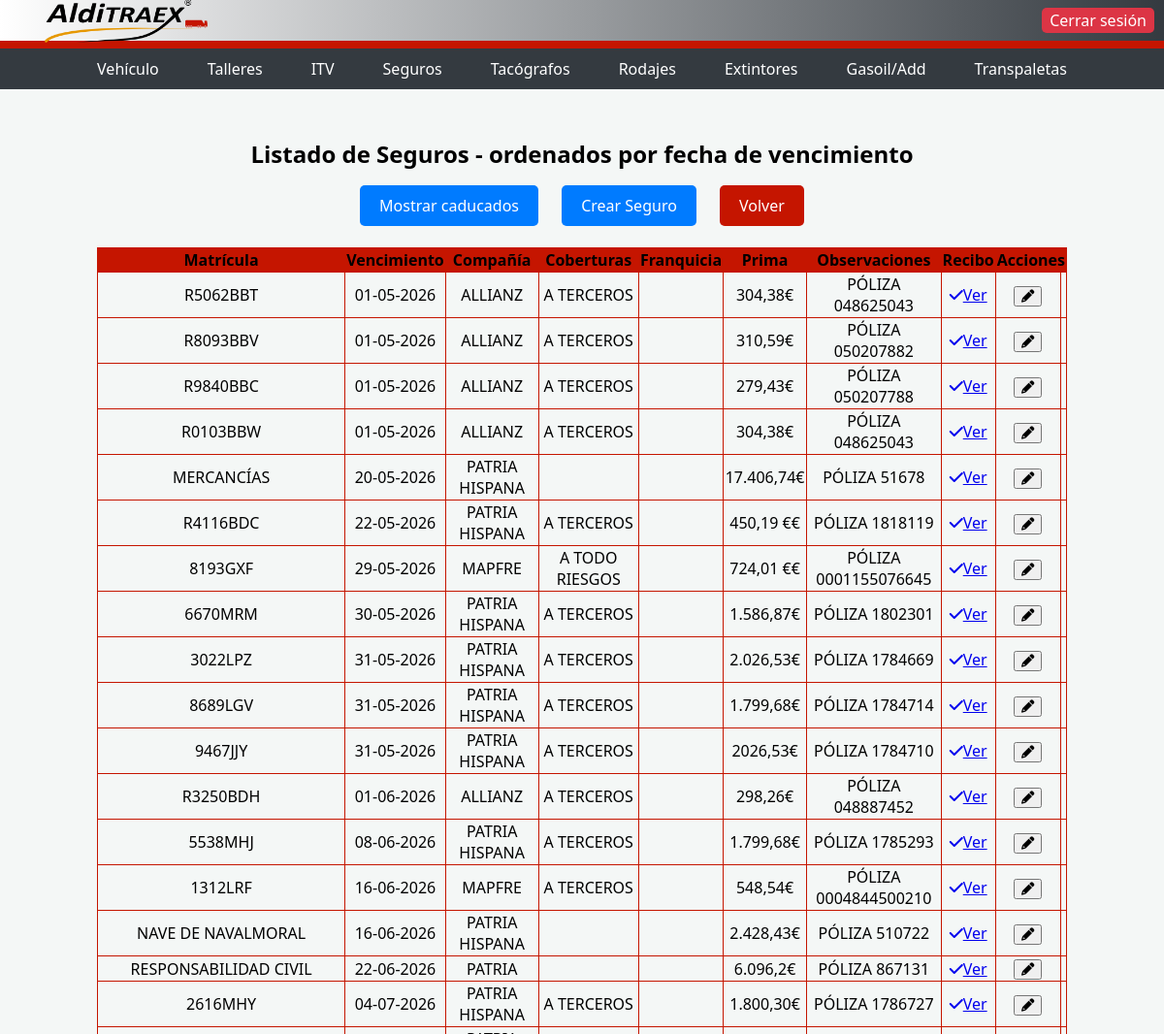
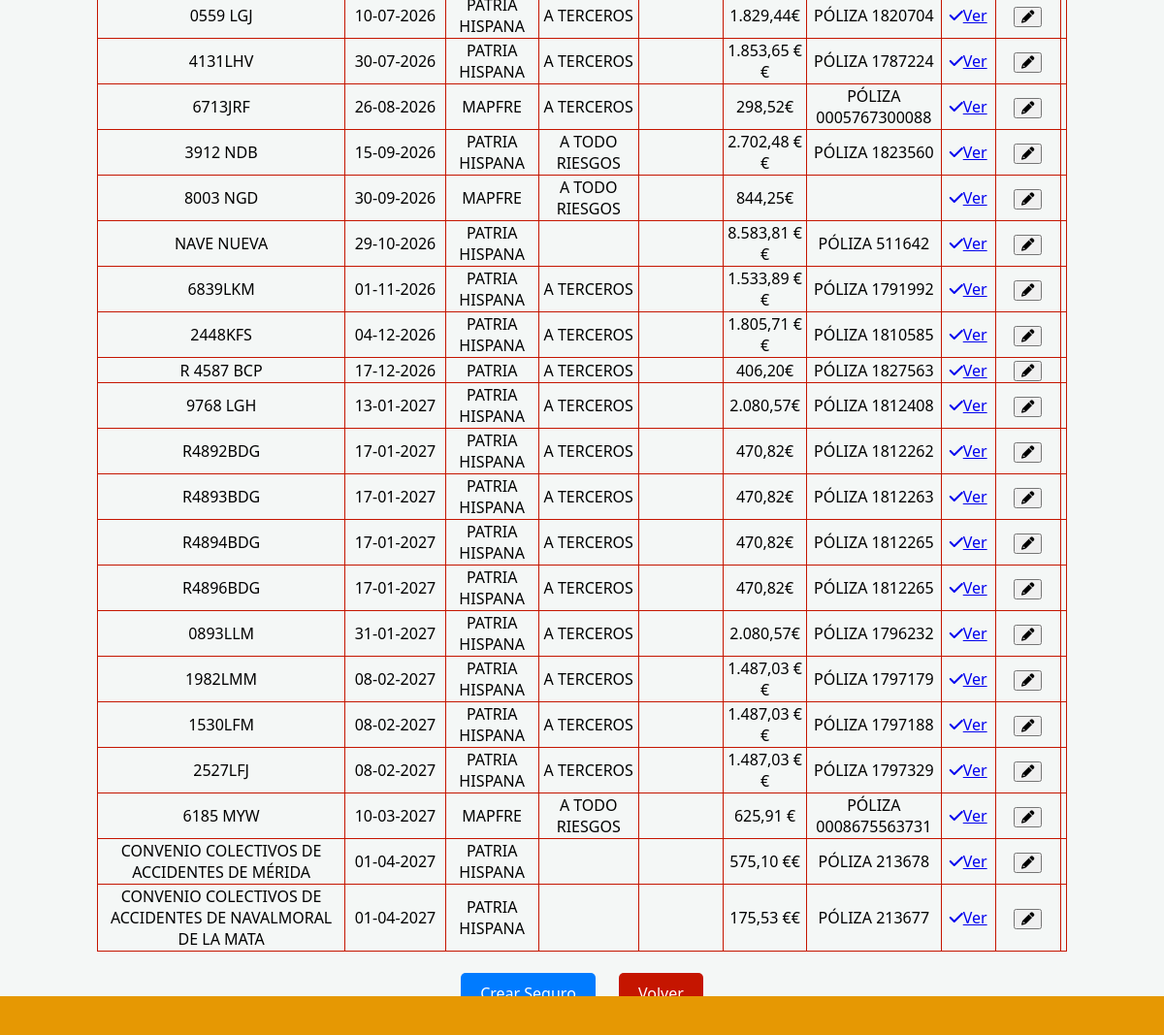
/seguros_todos, run on the app's committed database (2 pictures, top to bottom).
### models.py (models this page shows, shortened)
class Seguro(db.Base):
    __tablename__ = "seguro"
    id = Column(Integer, primary_key=True)
    matricula = Column(String(200), ForeignKey('vehiculo.matricula'),nullable=False )
    venc_seguro = Column(DateTime, nullable=False)
    cia_seguro = Column(String(200), nullable=False)
    cob_seguro = Column(String(200))
    obs_seguro = Column(String(200))
    fra_seguro = Column(String(200))
    pri_seguro = Column(String(200))
    nombre_doc = Column(String(200))
    activo = Column(Boolean, default=False)

### seguros/seguros.py (the view)
    @app.route('/seguros_todos')
    def lista_seguros_todos():
        todos_seguros = db.session.query(Seguro).order_by(Seguro.venc_seguro.asc()).all()
        return render_template('seguros.html', lista_seguros=todos_seguros)

### db.py (called while the page is built, shortened)
@event.listens_for(engine, "connect")
def _sqlite_varios_procesos(dbapi_connection, connection_record):
    cursor = dbapi_connection.cursor()
    cursor.execute("PRAGMA journal_mode=WAL")
    cursor.fetchone()
    cursor.execute("PRAGMA busy_timeout=30000")
    cursor.close()

def close_session(error=None):
    if not has_request_context():
        return

    def __getattr__(self, name):
        if has_request_context():
            if 'db_session' not in g:
                g.db_session = Session()
                logger.info("Nueva sesion de BD creada para el request")
            return getattr(g.db_session, name)
        temp_session = Session()
        try:
            return getattr(temp_session, name)
        finally:
            temp_session.close()

### main.py (called while the page is built, shortened)
@app.before_request
def aplicar_permisos_usuario():
    if not current_user.is_authenticated:
        return None

### templates/seguros.html (shortened to what this page needs)
<!DOCTYPE html>
<html lang="es">
<head>
    <link rel="stylesheet" href="https://unpkg.com/swiper/swiper-bundle.min.css" />
    <link rel="stylesheet" href="https://cdnjs.cloudflare.com/ajax/libs/font-awesome/6.0.0-beta3/css/all.min.css">
    <link rel="stylesheet" href="{{ url_for('static', filename='main.css') }}">
</head>
<body>
    <div class="top-bar">
        <img src="{{ url_for('static', filename='logo.png') }}" alt="Logo de la empresa">
        <a href="/logout" class="top-button">Cerrar sesión</a>
    </div>
    <div class="nav-bar">
        <a href="/vehiculos">Vehículo</a>
        <a href="/talleres">Talleres</a>
        <a href="/itv">ITV</a>
        <a href="/seguros">Seguros</a>
        <a href="/tacografos">Tacógrafos</a>
        <a href="/rodajes">Rodajes</a>
        <a href="/extintores">Extintores</a>
        <a href="/selector">Gasoil/Add</a>
        <a href="/transpaletas">Transpaletas</a>
    </div>
    <div class="container">
        <h1>Listado de Seguros - ordenados por fecha de vencimiento</h1>
        <a class="button" href="/seguros_todos">Mostrar caducados</a>
        <a class="button" href="/formulario_seguro">Crear Seguro</a>
        <a class="button_red" href="/index">Volver</a>
        <table>
            <thead>
                <tr>
                    <th>Matrícula</th>
                    <th>Vencimiento</th>
                    <th>Compañía</th>
                    <th>Coberturas</th>
                    <th>Franquicia</th>
                    <th>Prima</th>
                    <th>Observaciones</th>
                    <th>Recibo</th>
                    <th colspan="2">Acciones</th>
                </tr>
            </thead>
            <tbody>
            {% for seguro in lista_seguros %}
                <tr class="{% if not seguro.activo %}no_activo{% endif %}">
                    <td>{{ seguro.matricula }}</td>
                    <td>{{ seguro.venc_seguro.strftime('%d-%m-%Y') }}</td>
                    <td>{{ seguro.cia_seguro }}</td>
                    <td title="{{ seguro.cob_seguro|e }}">{{ seguro.cob_seguro }}</td>
                    <td>{{ seguro.fra_seguro }}</td>
                    <td>{{ seguro.pri_seguro }}€</td>
                    <td title="{{ seguro.obs_seguro|e }}">{{ seguro.obs_seguro }}</td>
                    {% if not seguro.nombre_doc %}
                    <td>
                        <form action="/subir_doc" method="POST" enctype="multipart/form-data">
                            <input type="file" name="documento" accept=".pdf, .doc, .docx">
                            <input type="hidden" name="matricula" value="{{ seguro.matricula }}">
                            <input type="hidden" name="id" value="{{ seguro.id }}">
                            <input type="hidden" name="clase" value="Seguro">
                            <input type="submit" value="Adjuntar">
                        </form>
                    </td>
                    {% else %}
                    <td><a href="{{ url_for('ver_documento_vehiculo', filename=seguro.nombre_doc) }}" target="_blank"><i class="fas fa-check verde"></i>Ver</a></td>
                    {% endif %}
                    <td><a href="form_editar_seguro/{{ seguro.id }}" target="_blank">
                        <button type="submit" class="boton-editar"><i class="fas fa-pencil"></i></button>
                    </a></td>
                    {% if current_user.username == "jmurillo" or current_user.username == "javimurillo" %}
                    <td>
                        <form action="/borrar_seguro/{{ seguro.id }}" method="POST">
                            <input type="hidden" name="id" value="{{ seguro.id }}">
                            <input type="hidden" name="clase" value="Seguro">
                            <button type="submit" class="boton-borrar"><i class="fas fa-trash-alt"></i></button>
                        </form>
                    </td>
                    {% else %}
                    <td></td>
                    {% endif %}
                </tr>
            {% endfor %}
            </tbody>
        </table>
        <br>
        <a class="button" href="/formulario_seguro">Crear Seguro</a>
        <a class="button_red" href="/index">Volver</a>
    </div>
    <footer>
        <div class="banda-roja"></div>
    </footer>
</body>
</html>

### static/main.css (style rules this page uses)
body { font-family: Arial, sans-serif; margin: 0; padding: 0; background-color: white; width: 100%; height: 50vh; height: 100vh; }
.top-bar { background-color: white; height: 140px; width: 100%; display: flex; justify-content: center; align-items: center; border-bottom: 8px solid #c51500; }
.top-button { position: absolute; top: 100; right: 0; margin: 10px; }
.container { text-align: center; margin-top: 50px; justify-content: center; }
img { width: 400px; height: 120px; }
h1 { margin-top: 20px; font-size: 24px; }
.button { display: inline-block; padding: 10px 20px; margin: 0 10px; background-color: #007bff; color: #fff; text-decoration: none; border-radius: 5px; }
.button_red { display: inline-block; padding: 10px 20px; margin: 0 10px; background-color: #c51500; color: #fff; text-decoration: none; border-radius: 5px; }
tbody { text-align: center; margin-top: 50px; justify-content: center; }
table { text-align: center; margin-top: 50px; justify-content: center; margin: 0 auto; border: 1px solid black; border-collapse: collapse; width: 1000px }
td { text-align: center; margin-top: 50px; justify-content: center; margin: 10 auto; border: 1px solid black; border-collapse: collapse; margin-left: 10px; }
th { text-align: center; margin-top: 50px; justify-content: center; margin: 10 auto; border: 1px solid black; border-collapse: collapse; background-color: #c51500; }
.banda-roja { background-color: #e69803; color: white; padding: 20px; text-align: center; position: fixed; bottom: 0; left: 0; width: 100%; }
td, th { border: 1px solid #c51500; }

### templates/seguros.html (style rules this page uses)
body { font-family: 'Segoe UI', Tahoma, Geneva, Verdana, sans-serif; background-color: #f4f7f6; margin: 0; padding: 0; }
.top-bar { display: flex; justify-content: space-between; align-items: center; padding: 2px 30px; background: linear-gradient(to right, #ffffff, #343a40); color: white; height: 50px; box-sizing: border-box; }
.top-bar img { width: 200px; height: 45px; object-fit: contain; }
.top-button { padding: 2px 8px; background-color: #dc3545; color: white; text-decoration: none; border-radius: 5px; transition: background-color 0.3s; }
.nav-bar { background-color: #343a40; padding: 5px 30px; display: flex; justify-content: center; gap: 20px; }
.nav-bar a { color: white; text-decoration: none; font-size: 16px; padding: 5px 15px; border-radius: 5px; transition: background-color 0.3s; }

### data on the page
Seguro: matricula "R5062BBT", venc_seguro "01-05-2026", cia_seguro "ALLIANZ", cob_seguro "A TERCEROS", pri_seguro "304,38", obs_seguro "PÓLIZA 048625043"
Seguro: matricula "R8093BBV", venc_seguro "01-05-2026", cia_seguro "ALLIANZ", cob_seguro "A TERCEROS", pri_seguro "310,59", obs_seguro "PÓLIZA 050207882"
Seguro: matricula "R9840BBC", venc_seguro "01-05-2026", cia_seguro "ALLIANZ", cob_seguro "A TERCEROS", pri_seguro "279,43", obs_seguro "PÓLIZA 050207788"
Seguro: matricula "R0103BBW", venc_seguro "01-05-2026", cia_seguro "ALLIANZ", cob_seguro "A TERCEROS", pri_seguro "304,38", obs_seguro "PÓLIZA 048625043"
Seguro: matricula "MERCANCÍAS", venc_seguro "20-05-2026", cia_seguro "PATRIA HISPANA", pri_seguro "17.406,74", obs_seguro "PÓLIZA 51678"
Seguro: matricula "R4116BDC", venc_seguro "22-05-2026", cia_seguro "PATRIA HISPANA", cob_seguro "A TERCEROS", pri_seguro "450,19 €", obs_seguro "PÓLIZA 1818119"
Seguro: matricula "8193GXF", venc_seguro "29-05-2026", cia_seguro "MAPFRE", cob_seguro "A TODO RIESGOS", pri_seguro "724,01 €", obs_seguro "PÓLIZA 0001155076645"
Seguro: matricula "6670MRM", venc_seguro "30-05-2026", cia_seguro "PATRIA HISPANA", cob_seguro "A TERCEROS", pri_seguro "1.586,87", obs_seguro "PÓLIZA 1802301"
Seguro: matricula "3022LPZ", venc_seguro "31-05-2026", cia_seguro "PATRIA HISPANA", cob_seguro "A TERCEROS", pri_seguro "2.026,53", obs_seguro "PÓLIZA 1784669"
Seguro: matricula "8689LGV", venc_seguro "31-05-2026", cia_seguro "PATRIA HISPANA", cob_seguro "A TERCEROS", pri_seguro "1.799,68", obs_seguro "PÓLIZA 1784714"
Seguro: matricula "9467JJY", venc_seguro "31-05-2026", cia_seguro "PATRIA HISPANA", cob_seguro "A TERCEROS", pri_seguro "2026,53", obs_seguro "PÓLIZA 1784710"
Seguro: matricula "R3250BDH", venc_seguro "01-06-2026", cia_seguro "ALLIANZ", cob_seguro "A TERCEROS", pri_seguro "298,26", obs_seguro "PÓLIZA 048887452"
Seguro: matricula "5538MHJ", venc_seguro "08-06-2026", cia_seguro "PATRIA HISPANA", cob_seguro "A TERCEROS", pri_seguro "1.799,68", obs_seguro "PÓLIZA 1785293"
Seguro: matricula "1312LRF", venc_seguro "16-06-2026", cia_seguro "MAPFRE", cob_seguro "A TERCEROS", pri_seguro "548,54", obs_seguro "PÓLIZA 0004844500210"
Seguro: matricula "NAVE DE NAVALMORAL", venc_seguro "16-06-2026", cia_seguro "PATRIA HISPANA", pri_seguro "2.428,43", obs_seguro "PÓLIZA 510722"
Seguro: matricula "RESPONSABILIDAD CIVIL", venc_seguro "22-06-2026", cia_seguro "PATRIA", pri_seguro "6.096,2", obs_seguro "PÓLIZA 867131"
Seguro: matricula "2616MHY", venc_seguro "04-07-2026", cia_seguro "PATRIA HISPANA", cob_seguro "A TERCEROS", pri_seguro "1.800,30", obs_seguro "PÓLIZA 1786727"
Seguro: matricula "0559 LGJ", venc_seguro "10-07-2026", cia_seguro "PATRIA HISPANA", cob_seguro "A TERCEROS", pri_seguro "1.829,44", obs_seguro "PÓLIZA 1820704"
Seguro: matricula "4131LHV", venc_seguro "30-07-2026", cia_seguro "PATRIA HISPANA", cob_seguro "A TERCEROS", pri_seguro "1.853,65 €", obs_seguro "PÓLIZA 1787224"
Seguro: matricula "6713JRF", venc_seguro "26-08-2026", cia_seguro "MAPFRE", cob_seguro "A TERCEROS", pri_seguro "298,52", obs_seguro "PÓLIZA 0005767300088"
Seguro: matricula "3912 NDB", venc_seguro "15-09-2026", cia_seguro "PATRIA HISPANA", cob_seguro "A TODO RIESGOS", pri_seguro "2.702,48 €", obs_seguro "PÓLIZA 1823560"
Seguro: matricula "8003 NGD", venc_seguro "30-09-2026", cia_seguro "MAPFRE", cob_seguro "A TODO RIESGOS", pri_seguro "844,25"
Seguro: matricula "NAVE NUEVA", venc_seguro "29-10-2026", cia_seguro "PATRIA HISPANA", pri_seguro "8.583,81 €", obs_seguro "PÓLIZA 511642"
Seguro: matricula "6839LKM", venc_seguro "01-11-2026", cia_seguro "PATRIA HISPANA", cob_seguro "A TERCEROS", pri_seguro "1.533,89 €", obs_seguro "PÓLIZA 1791992"
Seguro: matricula "2448KFS", venc_seguro "04-12-2026", cia_seguro "PATRIA HISPANA", cob_seguro "A TERCEROS", pri_seguro "1.805,71 €", obs_seguro "PÓLIZA 1810585"
Seguro: matricula "R 4587 BCP", venc_seguro "17-12-2026", cia_seguro "PATRIA", cob_seguro "A TERCEROS", pri_seguro "406,20", obs_seguro "PÓLIZA 1827563"
Seguro: matricula "9768 LGH", venc_seguro "13-01-2027", cia_seguro "PATRIA HISPANA", cob_seguro "A TERCEROS", pri_seguro "2.080,57", obs_seguro "PÓLIZA 1812408"
Seguro: matricula "R4892BDG", venc_seguro "17-01-2027", cia_seguro "PATRIA HISPANA", cob_seguro "A TERCEROS", pri_seguro "470,82", obs_seguro "PÓLIZA 1812262"
Seguro: matricula "R4893BDG", venc_seguro "17-01-2027", cia_seguro "PATRIA HISPANA", cob_seguro "A TERCEROS", pri_seguro "470,82", obs_seguro "PÓLIZA 1812263"
Seguro: matricula "R4894BDG", venc_seguro "17-01-2027", cia_seguro "PATRIA HISPANA", cob_seguro "A TERCEROS", pri_seguro "470,82", obs_seguro "PÓLIZA 1812265"
Seguro: matricula "R4896BDG", venc_seguro "17-01-2027", cia_seguro "PATRIA HISPANA", cob_seguro "A TERCEROS", pri_seguro "470,82", obs_seguro "PÓLIZA 1812265"
Seguro: matricula "0893LLM", venc_seguro "31-01-2027", cia_seguro "PATRIA HISPANA", cob_seguro "A TERCEROS", pri_seguro "2.080,57", obs_seguro "PÓLIZA 1796232"
Seguro: matricula "1982LMM", venc_seguro "08-02-2027", cia_seguro "PATRIA HISPANA", cob_seguro "A TERCEROS", pri_seguro "1.487,03 €", obs_seguro "PÓLIZA 1797179"
Seguro: matricula "1530LFM", venc_seguro "08-02-2027", cia_seguro "PATRIA HISPANA", cob_seguro "A TERCEROS", pri_seguro "1.487,03 €", obs_seguro "PÓLIZA 1797188"
Seguro: matricula "2527LFJ", venc_seguro "08-02-2027", cia_seguro "PATRIA HISPANA", cob_seguro "A TERCEROS", pri_seguro "1.487,03 €", obs_seguro "PÓLIZA 1797329"
Seguro: matricula "6185 MYW", venc_seguro "10-03-2027", cia_seguro "MAPFRE", cob_seguro "A TODO RIESGOS", pri_seguro "625,91", obs_seguro "PÓLIZA 0008675563731"
Seguro: matricula "CONVENIO COLECTIVOS DE ACCIDENTES DE MÉRIDA", venc_seguro "01-04-2027", cia_seguro "PATRIA HISPANA", pri_seguro "575,10 €", obs_seguro "PÓLIZA 213678"
Seguro: matricula "CONVENIO COLECTIVOS DE ACCIDENTES DE NAVALMORAL DE LA MATA", venc_seguro "01-04-2027", cia_seguro "PATRIA HISPANA", pri_seguro "175,53 €", obs_seguro "PÓLIZA 213677"
